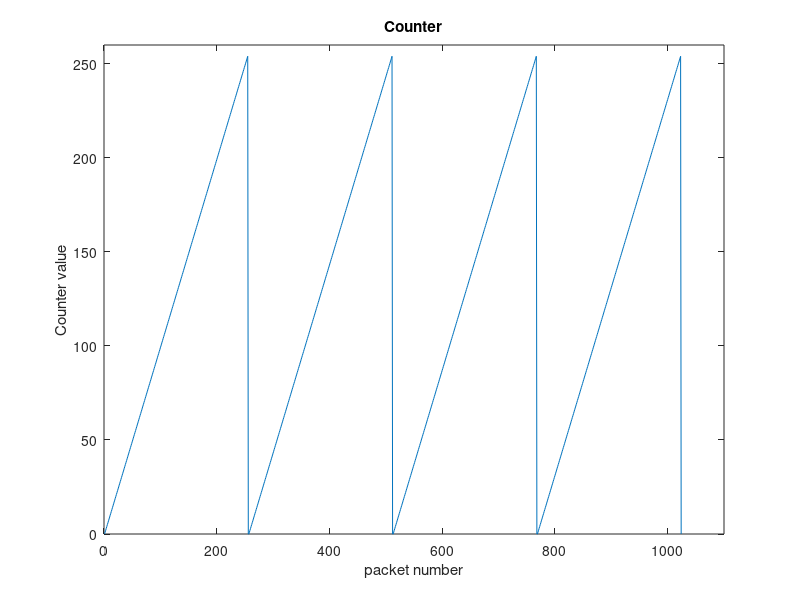
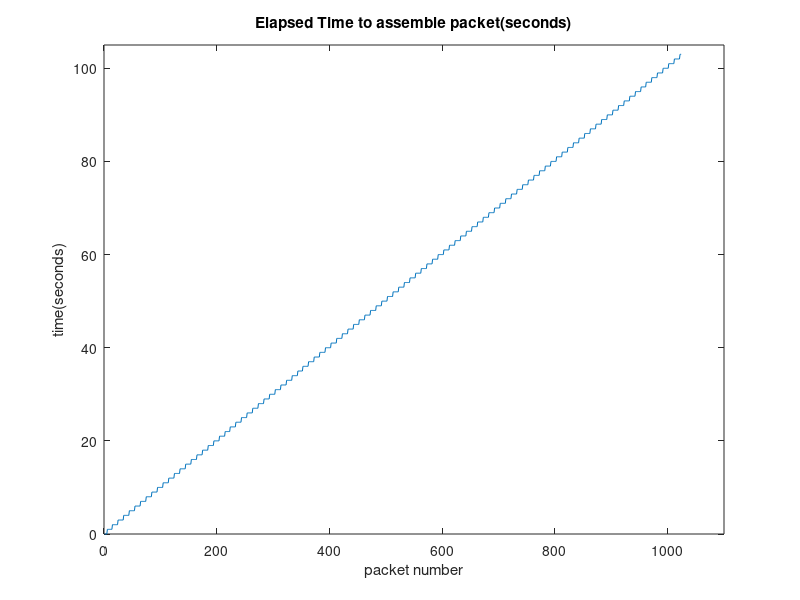
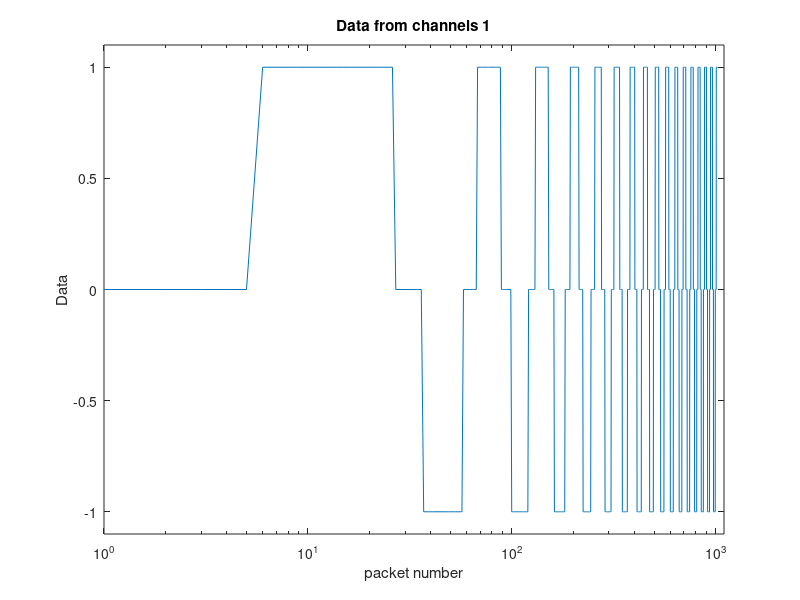
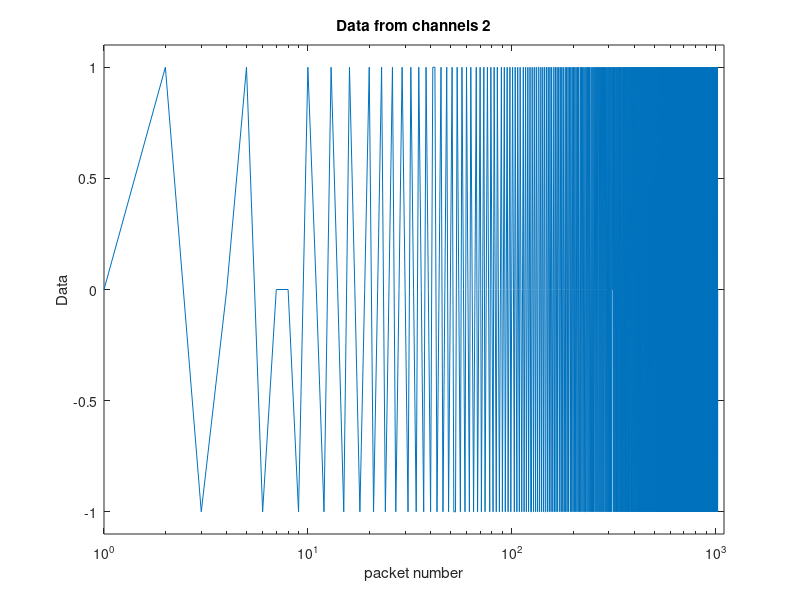

These charts were generated, in order, by the following MATLAB code:
clc
clear
close all

load('DPStream');
for k=1:length(Stream)
    Check=mod(sum(Stream(k,1:9)),8);
   
    
    if Stream(k,1)==uint8('A') && Stream(k,2)==uint8('Z') && Check==Stream(k,10)
        Counter=Stream(k,3);
        Elapse=typecast(uint8(Stream(k,4:5)),'int16');
        DCh1=typecast(uint8(Stream(k,6:7)),'int16');
        DCh2=typecast(uint8(Stream(k,8:9)),'int16');
        PacketRx(k,:)=[Counter,Elapse,DCh1,DCh2]; 
    else
        disp('Corruption');
    end
end
figure;plot(PacketRx(:,1));
title('Counter');xlabel('packet number');ylabel('Counter value');
xlim([0,1100]);ylim([0,260]);
figure;plot(PacketRx(:,2));
title('Elapsed Time to assemble packet(seconds)');xlabel('packet number');ylabel('time(seconds)');
xlim([0,1100]);ylim([0,105]);
figure;semilogx(PacketRx(:,3));
title('Data from channels 1');xlabel('packet number');ylabel('Data');
xlim([0,1100]);ylim([-1.1,1.1]);
figure;semilogx(PacketRx(:,4));
title('Data from channels 2');xlabel('packet number');ylabel('Data');
xlim([0,1100]);ylim([-1.1,1.1]);